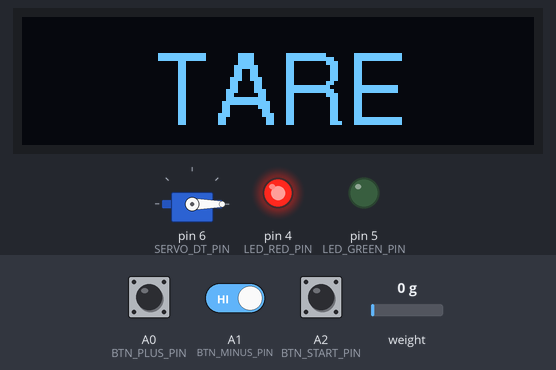
This program was run on a simulated Arduino Uno, built with avr-gcc and run on an emulated ATmega328P. On the bench: servo, 128×32 one-colour display, output pins drawn as LEDs (lit = HIGH). The inputs (shaded band) are chosen by the test bench; at power-on: A2 (BTN_START_PIN) HIGH, A0 (BTN_PLUS_PIN) HIGH, A1 (BTN_MINUS_PIN) HIGH, weight on the scale 0 g. EEPROM starts erased; what the program prints to the serial monitor is not drawn.

Above: at 1.2 s.
1.3 s: A2 (BTN_START_PIN) pulled LOW for 0.15 s
At 3.6 s:
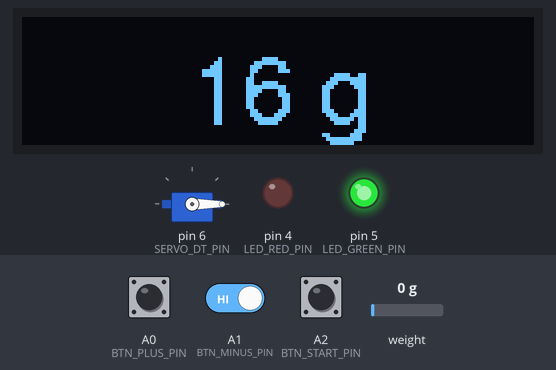
4.3 s: A2 (BTN_START_PIN) pulled LOW for 0.15 s
At 6.6 s:
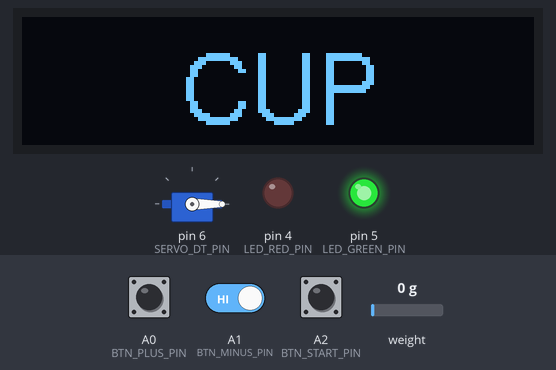
7.4 s: A0 (BTN_PLUS_PIN) pulled LOW for 1 s
At 8.8 s:
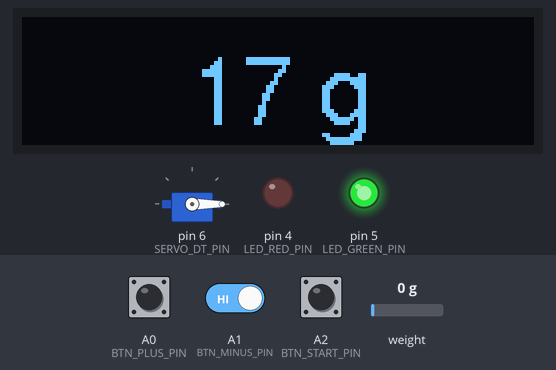
9.9 s: A0 (BTN_PLUS_PIN) pulled LOW for 0.15 s
At 11.3 s:
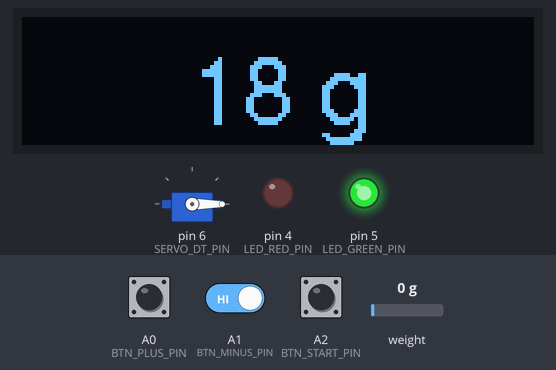
11.6 s: A0 (BTN_PLUS_PIN) driven LOW and A1 (BTN_MINUS_PIN) driven LOW
At 13.2 s:
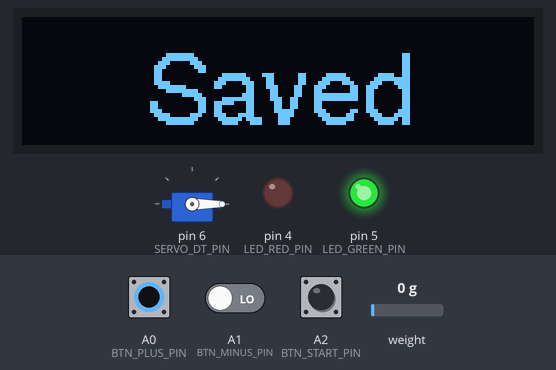
14.6 s: A0 (BTN_PLUS_PIN) driven HIGH
At 16.3 s:
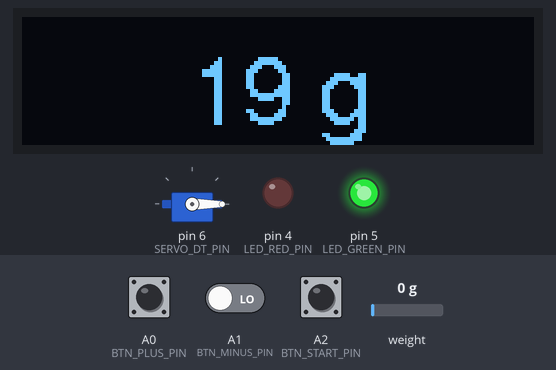
Timing chart, 0 to 17.8 s (numbered marks = the images above; inputs shaded):
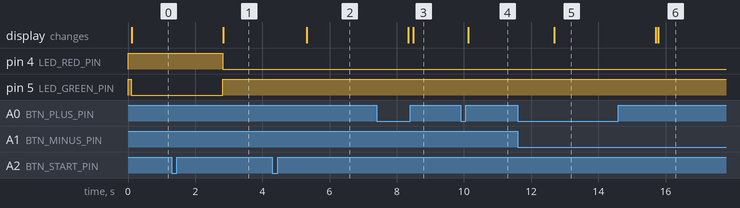

Measured:
- after the input at 1.3 s, pin 4 (LED_RED_PIN): HIGH → LOW after 1.5 s; pin 5 (LED_GREEN_PIN): LOW → HIGH after 1.5 s; the display: changes after 1.5 s (image 1)
- after the input at 4.3 s, the display: changes after 1.0 s (image 2)
- after the input at 7.4 s, the display: first differs from a run without the input after 1.1 s (image 3)
- after the input at 9.9 s, the display: changes after 0.23 s (image 4)
- after the input at 11.6 s, the display: changes after 1.1 s (image 5)
- after the input at 14.6 s, the display: first differs from a run without the input after 1.2 s (image 6)

The program:

main.cpp
```cpp
#include "Arduino.h"
#include "HX711.h"
#include "Servo.h"
#include "SPI.h"
#include "Wire.h"
#include "Adafruit_GFX.h"
#include "Adafruit_SSD1306.h"
#include "Button2.h"
#include "EEPROM.h"
#include "Fonts/FreeSans12pt7b.h"

//////////////////////////////////////////////////
// DEFINE PINS
//////////////////////////////////////////////////

const uint8_t LOADCELL_DT_PIN = 2,
              LOADCELL_SCK_PIN = 3,
              SERVO_DT_PIN = 6,
              LED_GREEN_PIN = 5,
              LED_RED_PIN = 4,
              BTN_PLUS_PIN = A0,
              BTN_MINUS_PIN = A1,
              BTN_START_PIN = A2,
              BTN_RESET_PIN = A3;

//////////////////////////////////////////////////
// GLOBAL CONSTANTS
//////////////////////////////////////////////////

const uint8_t BTN_CLICK_DEBOUNCE_MS = 30;
const uint16_t BTN_PERSIST_DEBOUNCE_MS = 1000;

const uint8_t TARGET_WEIGHT_EEPROM_ADDRESS = 0;

const uint8_t STATE_TARE = 0,
              STATE_READY = 1,
              STATE_RUNNING = 2;

const float SCALE_FACTOR = 2160.12;

uint16_t SERVO_RESTING_POSITION = 0;
uint16_t SERVO_ACTIVE_POSITION = 20;

//////////////////////////////////////////////////
// GLOBAL VARIABLES
//////////////////////////////////////////////////

HX711 scale;
Servo servo;
Adafruit_SSD1306 display(128, 32, &Wire, -1);
Button2 btnStart, btnPlus, btnMinus, btnReset;

uint16_t servoPosition = 0;
uint8_t targetWeight = 16;
uint8_t currentState = STATE_TARE;

//////////////////////////////////////////////////
// HELPER FUNCTIONS
//////////////////////////////////////////////////

void printText(const String text)
{
  int16_t offsetX, offsetY;
  uint16_t width, height;
  display.setTextSize(1);
  display.getTextBounds(text, 0, 0, &offsetX, &offsetY, &width, &height);
  display.clearDisplay();
  display.setCursor((display.width() - offsetX - width) / 2, 26);
  display.print(text);
  display.display();
}

void printText(const char chars[])
{
  printText(String(chars));
}

//////////////////////////////////////////////////
// CALLBACKS
//////////////////////////////////////////////////

void onButtonPlusMinusClick(Button2 &btn)
{
  if (btn.getID() == BTN_PLUS_PIN)
  {
    targetWeight++;
  }
  else if (btn.getID() == BTN_MINUS_PIN)
  {
    targetWeight--;
  }
  else
  {
    return;
  }

  Serial.print("New target weight: ");
  Serial.println(targetWeight);
}

bool targetSavedThisHold = false;
unsigned long plusMinusPressedSince = 0;
void checkBothPlusMinusPressed()
{
  if (btnPlus.isPressed() && btnMinus.isPressed())
  {
    if (plusMinusPressedSince == 0)
    {
      plusMinusPressedSince = millis();
    }
    else if (targetSavedThisHold == false && millis() - plusMinusPressedSince >= BTN_PERSIST_DEBOUNCE_MS)
    {
      EEPROM.update(TARGET_WEIGHT_EEPROM_ADDRESS, targetWeight);
      targetSavedThisHold = true;
      Serial.println("Saved target weight to EEPROM");

      printText("Saved");
      delay(3000);
      btnPlus.resetPressedState();
      btnMinus.resetPressedState();
    }
  }
  else
  {
    plusMinusPressedSince = 0;

    // Allow new save after both buttons have been released
    if (!btnPlus.isPressed() && !btnMinus.isPressed())
    {
      targetSavedThisHold = false;
    }
  }
}

void onButtonStartClick(Button2 &btn) {
  if(currentState == STATE_TARE) {
    scale.tare();
    currentState = STATE_READY;
    return;
  }

  if(currentState == STATE_READY) {
    if(scale.get_units(5) < 60) {
      printText("CUP");
      delay(3000);
      return;
    }
    currentState = STATE_RUNNING;
    return;
  }

  if(currentState == STATE_RUNNING) {
    Serial.println("Im here");
    currentState = STATE_READY;
    return;
  }
}

//////////////////////////////////////////////////
// SETUP & LOOP
//////////////////////////////////////////////////

void setup()
{
  Serial.begin(9600);
  Serial.println("Setup in progress");

  Serial.println("Setup leds");
  pinMode(LED_GREEN_PIN, OUTPUT);
  pinMode(LED_RED_PIN, OUTPUT);
  digitalWrite(LED_GREEN_PIN, HIGH);
  digitalWrite(LED_RED_PIN, HIGH);

  Serial.println("Setup saved target weight");
  uint8_t savedTargetWeight;
  EEPROM.get(TARGET_WEIGHT_EEPROM_ADDRESS, savedTargetWeight);
  if (savedTargetWeight != 255)
  {
    targetWeight = savedTargetWeight;
    Serial.print("Loaded previously saved target weight: ");
    Serial.println(targetWeight);
  }

  Serial.println("Setup scale");
  scale.begin(LOADCELL_DT_PIN, LOADCELL_SCK_PIN);
  scale.set_scale(SCALE_FACTOR);
  scale.wait_ready_timeout(10000);

  Serial.println("Setup servo");
  servo.attach(SERVO_DT_PIN);
  servo.write(SERVO_RESTING_POSITION);

  // BUTTON SETUP
  Serial.println("Setup buttons");

  // Start
  btnStart.begin(BTN_START_PIN);
  btnStart.setDebounceTime(BTN_CLICK_DEBOUNCE_MS);
  btnStart.setClickHandler(onButtonStartClick);

  // Plus
  btnPlus.begin(BTN_PLUS_PIN);
  btnPlus.setID(BTN_PLUS_PIN);
  btnPlus.setDebounceTime(BTN_CLICK_DEBOUNCE_MS);
  btnPlus.setTapHandler(onButtonPlusMinusClick);

  // Minus
  btnMinus.begin(BTN_MINUS_PIN);
  btnMinus.setID(BTN_MINUS_PIN);
  btnMinus.setDebounceTime(BTN_CLICK_DEBOUNCE_MS);
  btnMinus.setTapHandler(onButtonPlusMinusClick);

  Serial.println("Setup display");
  if (!display.begin(SSD1306_SWITCHCAPVCC, 0x3C))
  {
    Serial.println("Cannot connect display");
  }
  display.clearDisplay();
  display.setTextSize(1);
  display.setTextColor(SSD1306_WHITE);
  display.setFont(&FreeSans12pt7b);
  display.display();
}

void loopTare() {
  digitalWrite(LED_GREEN_PIN, LOW);
  digitalWrite(LED_RED_PIN, HIGH);

  printText("TARE");

  btnStart.loop();
}

void loopReady() {
  digitalWrite(LED_GREEN_PIN, HIGH);
  digitalWrite(LED_RED_PIN, LOW);

  btnPlus.loop();
  btnMinus.loop();
  btnStart.loop();

  checkBothPlusMinusPressed();
  printText(String(targetWeight) + " g");
}

void mill() {
  digitalWrite(LED_GREEN_PIN, HIGH);
  digitalWrite(LED_RED_PIN, HIGH);

  float startWeight = scale.get_units(5);

  servo.write(SERVO_ACTIVE_POSITION);
  delay(100);

  while(currentState == STATE_RUNNING) {
    float currentWeight = scale.get_units(5);
    float milledCoffee = currentWeight - startWeight;


    printText(String(milledCoffee) + " / " + String(targetWeight) + " g");

    if(milledCoffee >= targetWeight) {
      break;
    }

    btnStart.loop();
  }

  servo.write(SERVO_RESTING_POSITION);
  delay(100);

  currentState = STATE_READY;
}

void loop()
{
  switch (currentState)
  {
  case STATE_TARE:
    loopTare();
    break;
  case STATE_READY:
    loopReady();
    break;
  case STATE_RUNNING:
    mill();
    break;
  }
}
```
